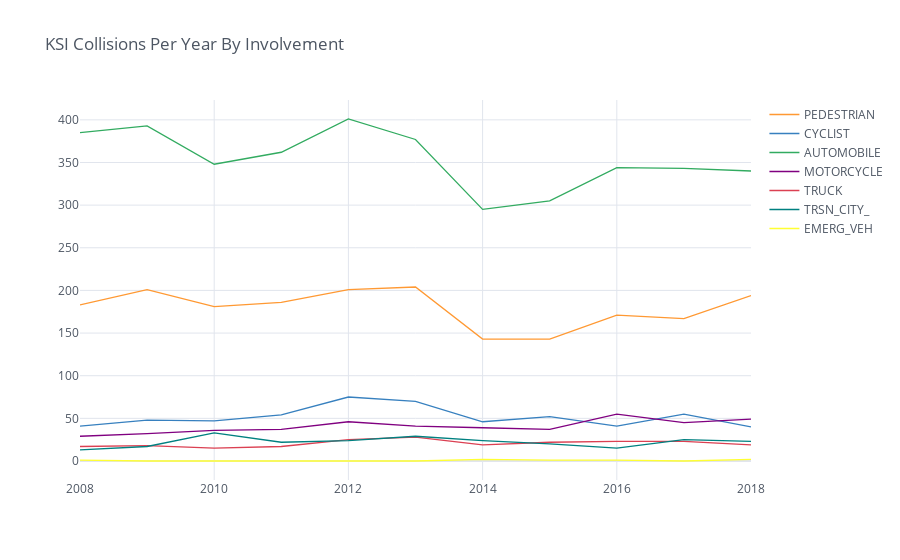

The notebook cell saved with this chart:
### Markdown cell above
#### KSI Collision Involvement By Year

Let's also check them by year to see the changes over time.

### Code cell
ksi_types_year = ksi.groupby('YEAR')[ksi_involve_columns].sum()
ksi_types_year.iplot(title = 'KSI Collisions Per Year By Involvement')

### Figure 1 — Plotly figure (JSON) as saved in the notebook; plotly's stock layout.template omitted (floating-point values rounded to 4 significant figures)
{"data": [{"line": {"color": "rgba(255, 153, 51, 1.0)", "dash": "solid", "shape": "linear", "width": 1.3}, "mode": "lines", "name": "PEDESTRIAN", "text": "", "type": "scatter", "x": [2008, 2009, 2010, 2011, 2012, 2013, 2014, 2015, 2016, 2017, 2018], "y": [183, 201, 181, 186, 201, 204, 143, 143, 171, 167, 194]}, {"line": {"color": "rgba(55, 128, 191, 1.0)", "dash": "solid", "shape": "linear", "width": 1.3}, "mode": "lines", "name": "CYCLIST", "text": "", "type": "scatter", "x": [2008, 2009, 2010, 2011, 2012, 2013, 2014, 2015, 2016, 2017, 2018], "y": [41, 48, 47, 54, 75, 70, 46, 52, 41, 55, 40]}, {"line": {"color": "rgba(50, 171, 96, 1.0)", "dash": "solid", "shape": "linear", "width": 1.3}, "mode": "lines", "name": "AUTOMOBILE", "text": "", "type": "scatter", "x": [2008, 2009, 2010, 2011, 2012, 2013, 2014, 2015, 2016, 2017, 2018], "y": [385, 393, 348, 362, 401, 377, 295, 305, 344, 343, 340]}, {"line": {"color": "rgba(128, 0, 128, 1.0)", "dash": "solid", "shape": "linear", "width": 1.3}, "mode": "lines", "name": "MOTORCYCLE", "text": "", "type": "scatter", "x": [2008, 2009, 2010, 2011, 2012, 2013, 2014, 2015, 2016, 2017, 2018], "y": [29, 32, 36, 37, 46, 41, 39, 37, 55, 45, 49]}, {"line": {"color": "rgba(219, 64, 82, 1.0)", "dash": "solid", "shape": "linear", "width": 1.3}, "mode": "lines", "name": "TRUCK", "text": "", "type": "scatter", "x": [2008, 2009, 2010, 2011, 2012, 2013, 2014, 2015, 2016, 2017, 2018], "y": [17, 18, 15, 17, 25, 28, 19, 22, 23, 23, 19]}, {"line": {"color": "rgba(0, 128, 128, 1.0)", "dash": "solid", "shape": "linear", "width": 1.3}, "mode": "lines", "name": "TRSN_CITY_", "text": "", "type": "scatter", "x": [2008, 2009, 2010, 2011, 2012, 2013, 2014, 2015, 2016, 2017, 2018], "y": [13, 17, 33, 22, 24, 29, 24, 20, 15, 25, 23]}, {"line": {"color": "rgba(255, 255, 51, 1.0)", "dash": "solid", "shape": "linear", "width": 1.3}, "mode": "lines", "name": "EMERG_VEH", "text": "", "type": "scatter", "x": [2008, 2009, 2010, 2011, 2012, 2013, 2014, 2015, 2016, 2017, 2018], "y": [1, 0, 0, 0, 0, 0, 2, 1, 1, 0, 2]}], "layout": {"legend": {"bgcolor": "#FFFFFF", "font": {"color": "#4D5663"}}, "paper_bgcolor": "#FFFFFF", "plot_bgcolor": "#FFFFFF", "title": {"font": {"color": "#4D5663"}, "text": "KSI Collisions Per Year By Involvement"}, "xaxis": {"gridcolor": "#E1E5ED", "showgrid": true, "tickfont": {"color": "#4D5663"}, "title": {"font": {"color": "#4D5663"}, "text": ""}, "zerolinecolor": "#E1E5ED"}, "yaxis": {"gridcolor": "#E1E5ED", "showgrid": true, "tickfont": {"color": "#4D5663"}, "title": {"font": {"color": "#4D5663"}, "text": ""}, "zerolinecolor": "#E1E5ED"}}}
